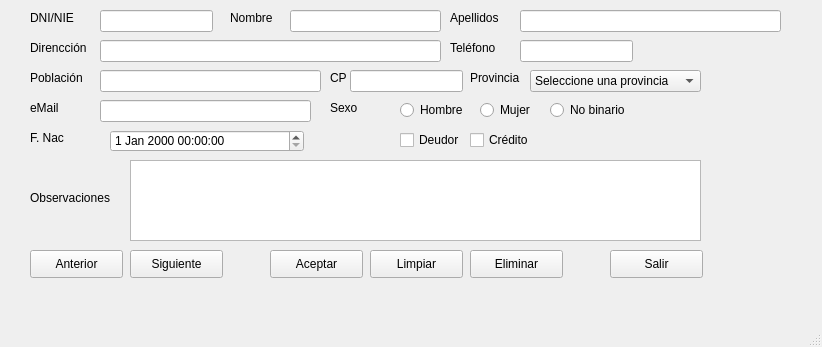
<?xml version="1.0" encoding="UTF-8"?>
<ui version="4.0">
 <class>MainWindow</class>
 <widget class="QMainWindow" name="MainWindow">
  <property name="geometry">
   <rect>
    <x>0</x>
    <y>0</y>
    <width>822</width>
    <height>347</height>
   </rect>
  </property>
  <property name="windowTitle">
   <string>MainWindow</string>
  </property>
  <widget class="QWidget" name="centralwidget">
   <widget class="QLineEdit" name="DNI_NIE">
    <property name="geometry">
     <rect>
      <x>100</x>
      <y>10</y>
      <width>113</width>
      <height>22</height>
     </rect>
    </property>
   </widget>
   <widget class="QLabel" name="DNI_lbl">
    <property name="geometry">
     <rect>
      <x>30</x>
      <y>10</y>
      <width>61</width>
      <height>16</height>
     </rect>
    </property>
    <property name="text">
     <string>DNI/NIE</string>
    </property>
   </widget>
   <widget class="QLabel" name="Nombre_lbl">
    <property name="geometry">
     <rect>
      <x>230</x>
      <y>10</y>
      <width>61</width>
      <height>16</height>
     </rect>
    </property>
    <property name="text">
     <string>Nombre</string>
    </property>
   </widget>
   <widget class="QLineEdit" name="nombre">
    <property name="geometry">
     <rect>
      <x>290</x>
      <y>10</y>
      <width>151</width>
      <height>22</height>
     </rect>
    </property>
   </widget>
   <widget class="QLineEdit" name="direccion">
    <property name="geometry">
     <rect>
      <x>100</x>
      <y>40</y>
      <width>341</width>
      <height>22</height>
     </rect>
    </property>
   </widget>
   <widget class="QLineEdit" name="apellidos">
    <property name="geometry">
     <rect>
      <x>520</x>
      <y>10</y>
      <width>261</width>
      <height>22</height>
     </rect>
    </property>
   </widget>
   <widget class="QLabel" name="Apellidos_lbl">
    <property name="geometry">
     <rect>
      <x>450</x>
      <y>10</y>
      <width>61</width>
      <height>16</height>
     </rect>
    </property>
    <property name="text">
     <string>Apellidos</string>
    </property>
   </widget>
   <widget class="QLabel" name="direccion_lbl">
    <property name="geometry">
     <rect>
      <x>30</x>
      <y>40</y>
      <width>61</width>
      <height>16</height>
     </rect>
    </property>
    <property name="text">
     <string>Direncción</string>
    </property>
   </widget>
   <widget class="QLabel" name="CP_label">
    <property name="geometry">
     <rect>
      <x>330</x>
      <y>70</y>
      <width>21</width>
      <height>16</height>
     </rect>
    </property>
    <property name="text">
     <string>CP</string>
    </property>
   </widget>
   <widget class="QLabel" name="Poblacion">
    <property name="geometry">
     <rect>
      <x>30</x>
      <y>70</y>
      <width>61</width>
      <height>16</height>
     </rect>
    </property>
    <property name="text">
     <string>Población</string>
    </property>
   </widget>
   <widget class="QLineEdit" name="telefono">
    <property name="geometry">
     <rect>
      <x>520</x>
      <y>40</y>
      <width>113</width>
      <height>22</height>
     </rect>
    </property>
   </widget>
   <widget class="QLineEdit" name="email">
    <property name="geometry">
     <rect>
      <x>100</x>
      <y>100</y>
      <width>211</width>
      <height>22</height>
     </rect>
    </property>
   </widget>
   <widget class="QLabel" name="telefono_lbl">
    <property name="geometry">
     <rect>
      <x>450</x>
      <y>40</y>
      <width>61</width>
      <height>16</height>
     </rect>
    </property>
    <property name="text">
     <string>Teléfono</string>
    </property>
   </widget>
   <widget class="QLabel" name="email_lbl">
    <property name="geometry">
     <rect>
      <x>30</x>
      <y>100</y>
      <width>61</width>
      <height>16</height>
     </rect>
    </property>
    <property name="text">
     <string>eMail</string>
    </property>
   </widget>
   <widget class="QLineEdit" name="cp_label">
    <property name="geometry">
     <rect>
      <x>350</x>
      <y>70</y>
      <width>113</width>
      <height>22</height>
     </rect>
    </property>
   </widget>
   <widget class="QLineEdit" name="lineEdit_8">
    <property name="geometry">
     <rect>
      <x>100</x>
      <y>70</y>
      <width>221</width>
      <height>22</height>
     </rect>
    </property>
   </widget>
   <widget class="QComboBox" name="provincia_cbb">
    <property name="geometry">
     <rect>
      <x>530</x>
      <y>70</y>
      <width>171</width>
      <height>22</height>
     </rect>
    </property>
    <item>
     <property name="text">
      <string>Seleccione una provincia</string>
     </property>
    </item>
    <item>
     <property name="text">
      <string>Pontevedra</string>
     </property>
    </item>
    <item>
     <property name="text">
      <string>Murcia</string>
     </property>
    </item>
    <item>
     <property name="text">
      <string>Madrid</string>
     </property>
    </item>
   </widget>
   <widget class="QLabel" name="Provincia">
    <property name="geometry">
     <rect>
      <x>470</x>
      <y>70</y>
      <width>61</width>
      <height>16</height>
     </rect>
    </property>
    <property name="text">
     <string>Provincia</string>
    </property>
   </widget>
   <widget class="QRadioButton" name="rdbtn_hombre">
    <property name="geometry">
     <rect>
      <x>400</x>
      <y>100</y>
      <width>71</width>
      <height>20</height>
     </rect>
    </property>
    <property name="text">
     <string>Hombre</string>
    </property>
   </widget>
   <widget class="QRadioButton" name="rdbtn_mujer">
    <property name="geometry">
     <rect>
      <x>480</x>
      <y>100</y>
      <width>61</width>
      <height>20</height>
     </rect>
    </property>
    <property name="text">
     <string>Mujer</string>
    </property>
   </widget>
   <widget class="QRadioButton" name="rdbtn_NoBinario">
    <property name="geometry">
     <rect>
      <x>550</x>
      <y>100</y>
      <width>81</width>
      <height>20</height>
     </rect>
    </property>
    <property name="text">
     <string>No binario</string>
    </property>
   </widget>
   <widget class="QLabel" name="email_lbl_2">
    <property name="geometry">
     <rect>
      <x>330</x>
      <y>100</y>
      <width>61</width>
      <height>16</height>
     </rect>
    </property>
    <property name="text">
     <string>Sexo</string>
    </property>
   </widget>
   <widget class="QCheckBox" name="cbx_deudor">
    <property name="geometry">
     <rect>
      <x>400</x>
      <y>130</y>
      <width>71</width>
      <height>20</height>
     </rect>
    </property>
    <property name="text">
     <string>Deudor</string>
    </property>
   </widget>
   <widget class="QCheckBox" name="cbx_credito">
    <property name="geometry">
     <rect>
      <x>470</x>
      <y>130</y>
      <width>81</width>
      <height>20</height>
     </rect>
    </property>
    <property name="text">
     <string>Crédito</string>
    </property>
   </widget>
   <widget class="QDateTimeEdit" name="Fnacimiento">
    <property name="geometry">
     <rect>
      <x>110</x>
      <y>130</y>
      <width>194</width>
      <height>22</height>
     </rect>
    </property>
   </widget>
   <widget class="QLabel" name="Fnac_lbl">
    <property name="geometry">
     <rect>
      <x>30</x>
      <y>130</y>
      <width>61</width>
      <height>16</height>
     </rect>
    </property>
    <property name="text">
     <string>F. Nac</string>
    </property>
   </widget>
   <widget class="QPushButton" name="btn_anterior">
    <property name="geometry">
     <rect>
      <x>30</x>
      <y>250</y>
      <width>93</width>
      <height>28</height>
     </rect>
    </property>
    <property name="text">
     <string>Anterior</string>
    </property>
   </widget>
   <widget class="QPushButton" name="btn_siguiente">
    <property name="geometry">
     <rect>
      <x>130</x>
      <y>250</y>
      <width>93</width>
      <height>28</height>
     </rect>
    </property>
    <property name="text">
     <string>Siguiente</string>
    </property>
   </widget>
   <widget class="QPushButton" name="btn_limpiar">
    <property name="geometry">
     <rect>
      <x>370</x>
      <y>250</y>
      <width>93</width>
      <height>28</height>
     </rect>
    </property>
    <property name="text">
     <string>Limpiar</string>
    </property>
   </widget>
   <widget class="QPushButton" name="btn_aceptar">
    <property name="geometry">
     <rect>
      <x>270</x>
      <y>250</y>
      <width>93</width>
      <height>28</height>
     </rect>
    </property>
    <property name="text">
     <string>Aceptar</string>
    </property>
   </widget>
   <widget class="QPushButton" name="btn_eliminar">
    <property name="geometry">
     <rect>
      <x>470</x>
      <y>250</y>
      <width>93</width>
      <height>28</height>
     </rect>
    </property>
    <property name="text">
     <string>Eliminar</string>
    </property>
   </widget>
   <widget class="QPushButton" name="btn_salir">
    <property name="geometry">
     <rect>
      <x>610</x>
      <y>250</y>
      <width>93</width>
      <height>28</height>
     </rect>
    </property>
    <property name="text">
     <string>Salir</string>
    </property>
   </widget>
   <widget class="QLabel" name="Fnac_lbl_2">
    <property name="geometry">
     <rect>
      <x>30</x>
      <y>190</y>
      <width>91</width>
      <height>16</height>
     </rect>
    </property>
    <property name="text">
     <string>Observaciones</string>
    </property>
   </widget>
   <widget class="QTextBrowser" name="textBrowser">
    <property name="geometry">
     <rect>
      <x>130</x>
      <y>160</y>
      <width>571</width>
      <height>81</height>
     </rect>
    </property>
   </widget>
  </widget>
  <widget class="QMenuBar" name="menubar">
   <property name="geometry">
    <rect>
     <x>0</x>
     <y>0</y>
     <width>822</width>
     <height>26</height>
    </rect>
   </property>
  </widget>
  <widget class="QStatusBar" name="statusbar"/>
 </widget>
 <resources/>
 <connections/>
</ui>
